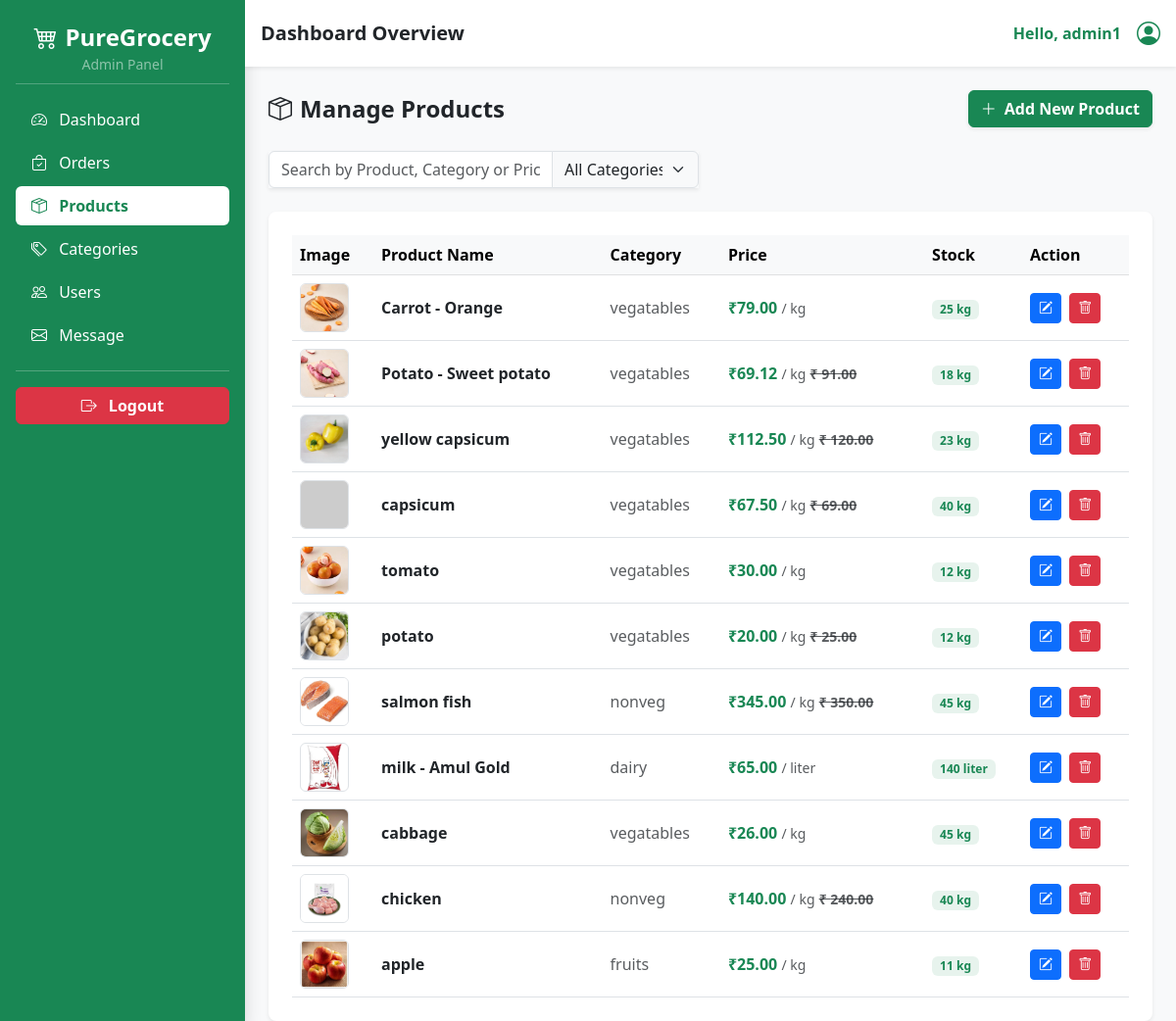
The app's page /admin/products.php (signed in) with its own data.
### tables this page shows
CREATE TABLE `products` (
  `id` int(11) NOT NULL,
  `category_id` int(11) NOT NULL,
  `product_name` varchar(25) NOT NULL,
  `price` decimal(10,2) NOT NULL,
  `old_price` decimal(10,2) NOT NULL,
  `parent_product` varchar(11) NOT NULL,
  `image` varchar(255) NOT NULL,
  `stock` int(11) NOT NULL,
  `date` datetime NOT NULL DEFAULT current_timestamp(),
  `product_desc` text NOT NULL
);

CREATE TABLE `categories` (
  `id` int(11) NOT NULL,
  `category_name` text NOT NULL
);

### admin/products.php (the view, shortened to what this page needs)
<?php
include '../partials/_dbconnect.php';
include 'components/_sidebar.php';
?>
<div class="container-fluid px-4">
    <div class="d-flex justify-content-between align-items-center mb-4">
        <h4 class="fw-bold mb-0 text-dark"><i class="bi bi-box-seam me-2"></i>Manage Products</h4>
        <button class="btn btn-success fw-bold shadow-sm" data-bs-toggle="modal" data-bs-target="#addProductModal">
            <i class="bi bi-plus-lg me-1"></i> Add New Product
        </button>
    </div>
    <div class="row mb-4">
        <div class="col-md-8 col-lg-6">
            <div class="input-group shadow-sm">
                <input type="text" id="searchProductInput" class="form-control" placeholder="Search by Product, Category or Price...">
                <select id="categoryFilter" class="form-select bg-light" style="max-width: 150px; cursor: pointer;">
                    <option value="All">All Categories</option>
                </select>
            </div>
        </div>
    </div>
    <div class="card border-0 shadow-sm rounded-3 p-4">
        <div class="table-responsive">
            <table class="table table-hover align-middle mb-0">
                <thead class="table-light">
                    <tr>
                        <th>Image</th>
                        <th>Product Name</th>
                        <th>Category</th>
                        <th>Price</th>
                        <th>Stock</th>
                        <th>Action</th>
                    </tr>
                </thead>
                <tbody>
                    <?php
                    $sql = "SELECT products.*, categories.category_name FROM `products`
                    JOIN `categories` ON products.category_id = categories.id ORDER BY products.id DESC";
                    $result = mysqli_query($conn, $sql);
                    if (mysqli_num_rows($result) > 0) {
                        while ($row = mysqli_fetch_assoc($result)) {
                            $image = $row['image'];
                            $product_name = $row['product_name'];
                            $category = $row['category_name'];
                            $price = $row['price'];
                            $stock = $row['stock'];
                            $unitWHat = $category == 'dairy' ? 'liter' : 'kg';
                            $old_price = $row['old_price'];
                            $id = $row['id'];
                            echo '
                            <tr id=' . $id . '>
                                <td>
                                    <img src="../partials/images/productImages/' . $image . '" alt="Product" class="rounded border" width="50" height="50" style="object-fit: cover;" onerror="this.src=\'https://placehold.co/50x50\'">
                                </td>
                                <td class="fw-bold text-dark">' . $product_name . '</td>
                                <td class="text-muted">' . $category . '</td>
                                <td class="fw-bold text-success">
                                 ₹' . $price . ' <span class="text-muted fw-normal small">/ ' . $unitWHat . '</span>';
                            if ($old_price > $price) {
                                echo ' <span class="text-muted text-decoration-line-through me-1 small">₹ ' . $old_price . '</span>';
                            }
                            echo '
                                </td>
                                <td><span class="badge bg-success bg-opacity-10 text-success px-2 py-1">' . $stock . ' ' . $unitWHat . '</span></td>
                                <td>
                                    <button class="btn edit-btn btn-sm btn-primary me-1" edit-id="' . $id . '"><i class="bi bi-pencil-square"></i></button>
                                    <button class="btn delete-btn btn-sm btn-danger" data-id="' . $id . '"><i class="bi bi-trash"></i></button>
                                </td>
                            </tr>
                            ';
                        }
                    }
                    ?>
                </tbody>
            </table>
        </div>
    </div>
</div>
<?php include 'components/_footer.php'; ?>

### records on screen
products: image (picture), product_name "Carrot - Orange", category.category_name "vegatables", price "79.00", category.category_name "kg", stock "25"
products: image (picture), product_name "Potato - Sweet potato", category.category_name "vegatables", price "69.12", category.category_name "kg", old_price "91.00", stock "18"
products: image (picture), product_name "yellow capsicum", category.category_name "vegatables", price "112.50", category.category_name "kg", old_price "120.00", stock "23"
products: product_name "capsicum", category.category_name "vegatables", price "67.50", category.category_name "kg", old_price "69.00", stock "40"
products: image (picture), product_name "tomato", category.category_name "vegatables", price "30.00", category.category_name "kg", stock "12"
products: image (picture), product_name "potato", category.category_name "vegatables", price "20.00", category.category_name "kg", old_price "25.00", stock "12"
products: image (picture), product_name "salmon fish", category.category_name "nonveg", price "345.00", category.category_name "kg", old_price "350.00", stock "45"
products: image (picture), product_name "milk - Amul Gold", category.category_name "dairy", price "65.00", category.category_name "liter", stock "140"
products: image (picture), product_name "cabbage", category.category_name "vegatables", price "26.00", category.category_name "kg", stock "45"
products: image (picture), product_name "chicken", category.category_name "nonveg", price "140.00", category.category_name "kg", old_price "240.00", stock "40"
products: image (picture), product_name "apple", category.category_name "fruits", price "25.00", category.category_name "kg", stock "11"

### other values on screen
$admin "admin1"
